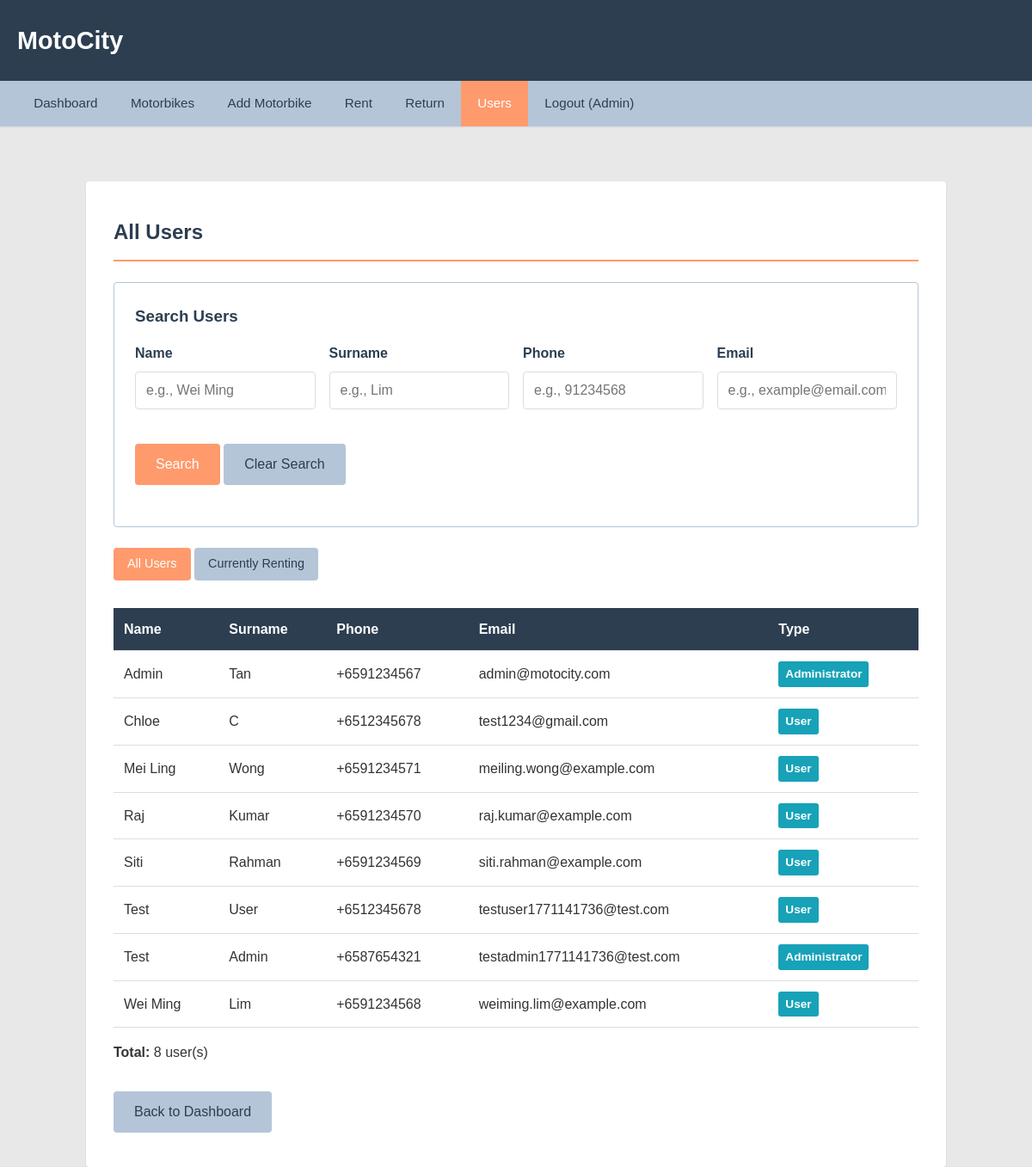
/users_list.php (signed in), run on an earlier commit of the app's database.
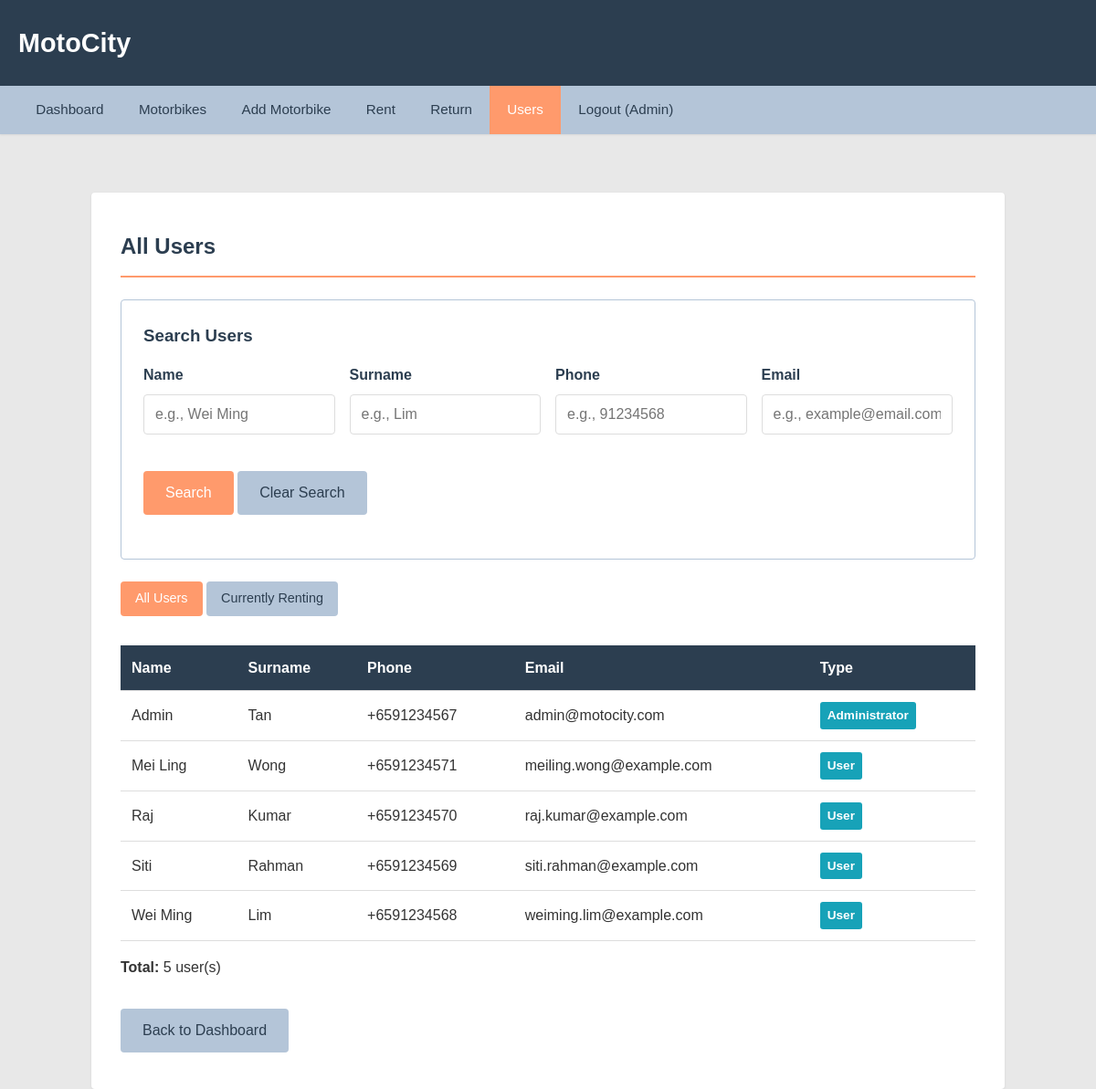
And on a later commit of the database.
### tables this page shows
CREATE TABLE `users` (
  `id` int(11) NOT NULL AUTO_INCREMENT,
  `name` varchar(100) NOT NULL,
  `surname` varchar(100) NOT NULL,
  `phone` varchar(20) NOT NULL,
  `email` varchar(150) NOT NULL,
  `type` enum('Administrator','User') NOT NULL DEFAULT 'User',
  `password` varchar(255) NOT NULL,
  `created_at` timestamp NOT NULL DEFAULT current_timestamp(),
  PRIMARY KEY (`id`),
  UNIQUE KEY `email` (`email`),
  KEY `idx_email` (`email`),
  KEY `idx_type` (`type`)
);

### classes/Auth.php (called while the page is built, shortened)
<?php
class Auth {
    public static function isLoggedIn() {
        return isset($_SESSION['user_id']);
    }
    public static function isAdmin() {
        return isset($_SESSION['user_type']) && $_SESSION['user_type'] === 'Administrator';
    }
    public static function getCurrentUserName() {
        return $_SESSION['user_name'] ?? '';
    }
}
?>

### classes/Database.php (called while the page is built, shortened)
<?php
class Database {
    private static $instance = null;
    private $conn;
    private function __construct() {
        $servername = "localhost";
        $username = "root";
        $password = "";
        $dbname = "motocity";
        $this->conn = new mysqli($servername, $username, $password, $dbname);
    }
    public static function getInstance() {
        if (self::$instance === null) {
            self::$instance = new Database();
        }
        return self::$instance;
    }
    public function getConnection() {
        return $this->conn;
    }
}
?>

### classes/User.php (called while the page is built, shortened)
<?php
class User {
    private $conn;
    public function __construct() {
        $this->conn = Database::getInstance()->getConnection();
    }
    public function getAllUsers() {
        $sql = "SELECT id, name, surname, phone, email, type FROM users ORDER BY name";
        $result = $this->conn->query($sql);
        return $result->fetch_all(MYSQLI_ASSOC);
    }
}
?>

### users_list.php (the view, shortened to what this page needs)
<?php
require_once 'classes/Database.php';
require_once 'classes/Auth.php';
require_once 'classes/User.php';
$filter = $_GET['filter'] ?? 'all';
$searchName = trim($_GET['search_name'] ?? '');
$searchSurname = trim($_GET['search_surname'] ?? '');
$searchPhone = trim($_GET['search_phone'] ?? '');
$searchEmail = trim($_GET['search_email'] ?? '');
$isSearching = !empty($searchName) || !empty($searchSurname) || !empty($searchPhone) || !empty($searchEmail);
$user = new User();
if ($isSearching) {
    $users = $user->searchUsers($searchName, $searchSurname, $searchPhone, $searchEmail);
    $listTitle = "Search Results";
} elseif ($filter === 'renting') {
    $users = $user->getUsersCurrentlyRenting();
    $listTitle = "Users Currently Renting";
} else {
    $users = $user->getAllUsers();
    $listTitle = "All Users";
}
?>
<!DOCTYPE html>
<html lang="en">
<head>
    <link rel="stylesheet" href="assets/css/style.css">
</head>
<body>
    <?php include 'includes/header.php'; ?>
    <?php include 'includes/nav.php'; ?>
    <main class="container">
        <h2><?php echo $listTitle; ?></h2>
        <div class="card">
            <h3>Search Users</h3>
            <form method="GET" action="users_list.php">
                <div class="form-row">
                    <div class="form-group">
                        <label for="search_name">Name</label>
                        <input type="text" id="search_name" name="search_name" value="<?php echo htmlspecialchars($searchName); ?>" placeholder="e.g., Wei Ming">
                    </div>
                    <div class="form-group">
                        <label for="search_surname">Surname</label>
                        <input type="text" id="search_surname" name="search_surname" value="<?php echo htmlspecialchars($searchSurname); ?>" placeholder="e.g., Lim">
                    </div>
                    <div class="form-group">
                        <label for="search_phone">Phone</label>
                        <input type="text" id="search_phone" name="search_phone" value="<?php echo htmlspecialchars($searchPhone); ?>" placeholder="e.g., 91234568">
                    </div>
                    <div class="form-group">
                        <label for="search_email">Email</label>
                        <input type="text" id="search_email" name="search_email" value="<?php echo htmlspecialchars($searchEmail); ?>" placeholder="e.g., example@email.com">
                    </div>
                </div>
                <div class="form-group">
                    <button type="submit" class="btn">Search</button>
                    <a href="users_list.php" class="btn btn-secondary">Clear Search</a>
                </div>
            </form>
        </div>
        <?php if (!$isSearching): ?>
            <div class="mb-2">
                <a href="users_list.php?filter=all" class="btn <?php echo $filter === 'all' ? '' : 'btn-secondary'; ?> btn-small">All Users</a>
                <a href="users_list.php?filter=renting" class="btn <?php echo $filter === 'renting' ? '' : 'btn-secondary'; ?> btn-small">Currently Renting</a>
            </div>
        <?php endif; ?>
        <?php if (empty($users)): ?>
            <div class="message info">
                No users found.
            </div>
        <?php else: ?>
            <table>
                <thead>
                    <tr>
                        <th>Name</th>
                        <th>Surname</th>
                        <th>Phone</th>
                        <th>Email</th>
                        <th>Type</th>
                    </tr>
                </thead>
                <tbody>
                    <?php foreach ($users as $u): ?>
                        <tr>
                            <td><?php echo htmlspecialchars($u['name']); ?></td>
                            <td><?php echo htmlspecialchars($u['surname']); ?></td>
                            <td><?php echo htmlspecialchars($u['phone']); ?></td>
                            <td><?php echo htmlspecialchars($u['email']); ?></td>
                            <td><span class="badge badge-info"><?php echo htmlspecialchars($u['type']); ?></span></td>
                        </tr>
                    <?php endforeach; ?>
                </tbody>
            </table>
            <p class="mt-1"><strong>Total:</strong> <?php echo count($users); ?> user(s)</p>
        <?php endif; ?>
        <div class="mt-2">
            <a href="dashboard.php" class="btn btn-secondary">Back to Dashboard</a>
        </div>
    </main>
</body>
</html>

### includes/header.php
<header>
    <div class="container">
        <h1>MotoCity</h1>
    </div>
</header>

### includes/nav.php (shortened to what this page needs)
<?php
$currentPage = basename($_SERVER['PHP_SELF']);
$isAdmin = Auth::isAdmin();
?>
<nav>
    <div class="container">
        <ul>
            <?php if (Auth::isLoggedIn()): ?>
                <li><a href="dashboard.php" <?php echo $currentPage == 'dashboard.php' ? 'class="active"' : ''; ?>>Dashboard</a></li>
                <?php if ($isAdmin): ?>
                    <li><a href="motorbikes_list.php" <?php echo $currentPage == 'motorbikes_list.php' ? 'class="active"' : ''; ?>>Motorbikes</a></li>
                    <li><a href="motorbike_form.php" <?php echo $currentPage == 'motorbike_form.php' ? 'class="active"' : ''; ?>>Add Motorbike</a></li>
                    <li><a href="rent.php" <?php echo $currentPage == 'rent.php' ? 'class="active"' : ''; ?>>Rent</a></li>
                    <li><a href="return.php" <?php echo $currentPage == 'return.php' ? 'class="active"' : ''; ?>>Return</a></li>
                    <li><a href="users_list.php" <?php echo $currentPage == 'users_list.php' ? 'class="active"' : ''; ?>>Users</a></li>
                <?php endif; ?>
                <li><a href="logout.php">Logout (<?php echo Auth::getCurrentUserName(); ?>)</a></li>
            <?php else: ?>
                <li><a href="login.php" <?php echo $currentPage == 'login.php' ? 'class="active"' : ''; ?>>Login</a></li>
                <li><a href="register.php" <?php echo $currentPage == 'register.php' ? 'class="active"' : ''; ?>>Register</a></li>
            <?php endif; ?>
        </ul>
    </div>
</nav>

### assets/css/style.css (style rules this page uses)
:root { --color-light: #E8E8E8; --color-secondary: #B4C5D8; --color-primary: #2C3E50; --color-accent: #FF9A6C; --color-text: #333; --color-white: #ffffff; }
* { margin: 0; padding: 0; box-sizing: border-box; }
body { font-family: Arial, sans-serif; line-height: 1.6; color: var(--color-text); background-color: var(--color-light); }
.container { max-width: 1200px; margin: 0 auto; padding: 0px 20px; }
header { background-color: var(--color-primary); color: var(--color-white); padding: 1.5rem 0; box-shadow: 0 1px 3px rgba(0,0,0,0.1); }
header h1 { margin: 0; font-size: 1.8rem; font-weight: 600; }
nav { background-color: var(--color-secondary); padding: 0; box-shadow: 0 1px 2px rgba(0,0,0,0.08); }
nav ul { list-style: none; display: flex; flex-wrap: wrap; }
nav ul li { margin: 0; }
nav ul li a { display: block; color: var(--color-primary); text-decoration: none; padding: 0.9rem 1.2rem; font-size: 0.95rem; font-weight: 500; }
nav ul li a.active { background-color: var(--color-accent); color: var(--color-white); }
main { background-color: var(--color-white); margin: 4rem auto 3rem auto; padding: 2rem; border-radius: 4px; box-shadow: 0 1px 3px rgba(0,0,0,0.08); min-height: 500px; }
h2 { color: var(--color-primary); margin-bottom: 1.5rem; border-bottom: 2px solid var(--color-accent); padding-bottom: 0.75rem; font-weight: 600; }
h3 { color: var(--color-primary); margin-top: 1.5rem; margin-bottom: 1rem; font-weight: 600; }
.form-group { margin-bottom: 1.5rem; }
.form-row { display: grid; grid-template-columns: repeat(auto-fit, minmax(200px, 1fr)); gap: 1rem; margin-bottom: 1rem; }
label { display: block; margin-bottom: 0.5rem; font-weight: bold; color: var(--color-primary); }
input[type="text"], input[type="email"], input[type="password"], input[type="tel"], input[type="number"], input[type="datetime-local"], select, textarea { width: 100%; padding: 0.75rem; border: 1px solid #ddd; border-radius: 4px; font-size: 1rem; }
.btn { display: inline-block; padding: 0.75rem 1.5rem; background-color: var(--color-accent); color: var(--color-white); border: none; border-radius: 4px; cursor: pointer; text-decoration: none; font-size: 1rem; font-weight: 500; line-height: 1.5; box-sizing: border-box; }
.btn-secondary { background-color: var(--color-secondary); color: var(--color-primary); padding: 0.75rem 1.5rem; line-height: 1.5; }
.btn-small { padding: 0.5rem 1rem; font-size: 0.9rem; }
table { width: 100%; border-collapse: collapse; margin-top: 1rem; }
table th, table td { padding: 0.75rem; text-align: left; border-bottom: 1px solid #ddd; }
table th { background-color: var(--color-primary); color: var(--color-white); font-weight: bold; }
.card { background-color: var(--color-white); border: 1px solid var(--color-secondary); border-radius: 4px; padding: 1.5rem; margin-bottom: 1.5rem; }
.card h3 { margin-top: 0; }
.mt-1 { margin-top: 1rem; }
.mt-2 { margin-top: 2rem; }
.mb-2 { margin-bottom: 2rem; }
.badge { display: inline-block; padding: 0.25rem 0.5rem; font-size: 0.85rem; border-radius: 3px; font-weight: bold; }
.badge-info { background-color: #17a2b8; color: white; }

### users_list.php (style rules this page uses)
main.container { max-width: 1000px; padding: 2.5rem 2rem; margin-top: 4rem; }

What changed in the data, as far as the page shows it:
removed users: name "Chloe", surname "C", phone "+6512345678", email "test1234@gmail.com", type "User"
removed users: name "Test", surname "User", phone "+6512345678", email "testuser1771141736@test.com", type "User"
removed users: name "Test", surname "Admin", phone "+6587654321", email "testadmin1771141736@test.com", type "Administrator"
Also different on the page:
count($users): "8" → "5"
